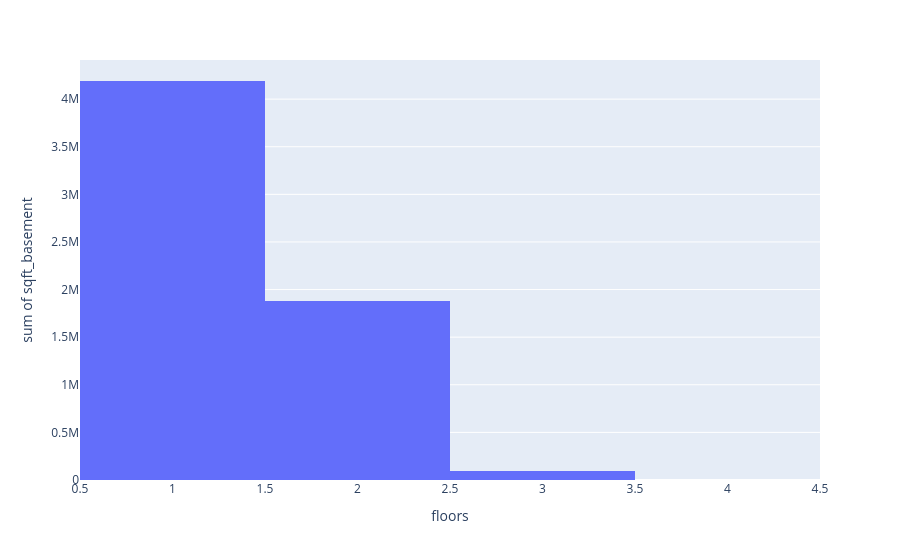

Notebook code cell kept with this figure:
### Code cell
px.histogram(df_import, x='floors', y='sqft_basement', nbins=4) 

# The higher the building, the smaller the basement?

### Figure 1 — Plotly figure (JSON) as saved in the notebook; plotly's stock layout.template omitted (floating-point values rounded to 4 significant figures; data arrays with more than 128 entries replaced by an {"elided": "..."} marker saying what was removed)
{"data": [{"alignmentgroup": "True", "bingroup": "x", "histfunc": "sum", "hovertemplate": "floors=%{x}<br>sum of sqft_basement=%{y}<extra></extra>", "legendgroup": "", "marker": {"color": "#636efa", "pattern": {"shape": ""}}, "name": "", "nbinsx": 4, "offsetgroup": "", "orientation": "v", "showlegend": false, "type": "histogram", "x": {"elided": "21597 float values"}, "xaxis": "x", "y": {"elided": "21597 int values"}, "yaxis": "y"}], "layout": {"barmode": "relative", "legend": {"tracegroupgap": 0}, "margin": {"t": 60}, "xaxis": {"anchor": "y", "domain": [0, 1], "title": {"text": "floors"}}, "yaxis": {"anchor": "x", "domain": [0, 1], "title": {"text": "sum of sqft_basement"}}}}
